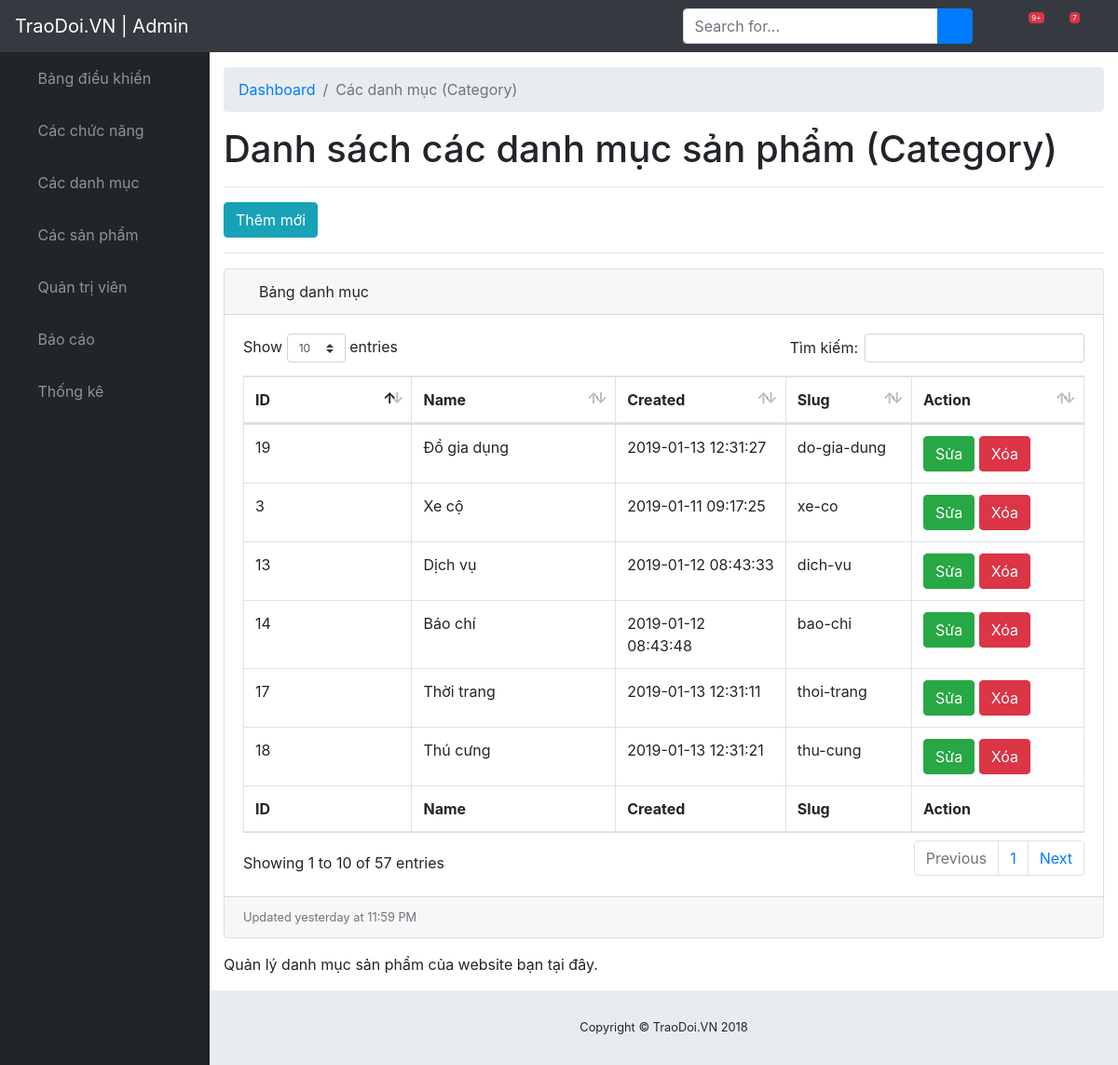
The app's page /traodoi.vn/admin/modules/category/index.php, older data.
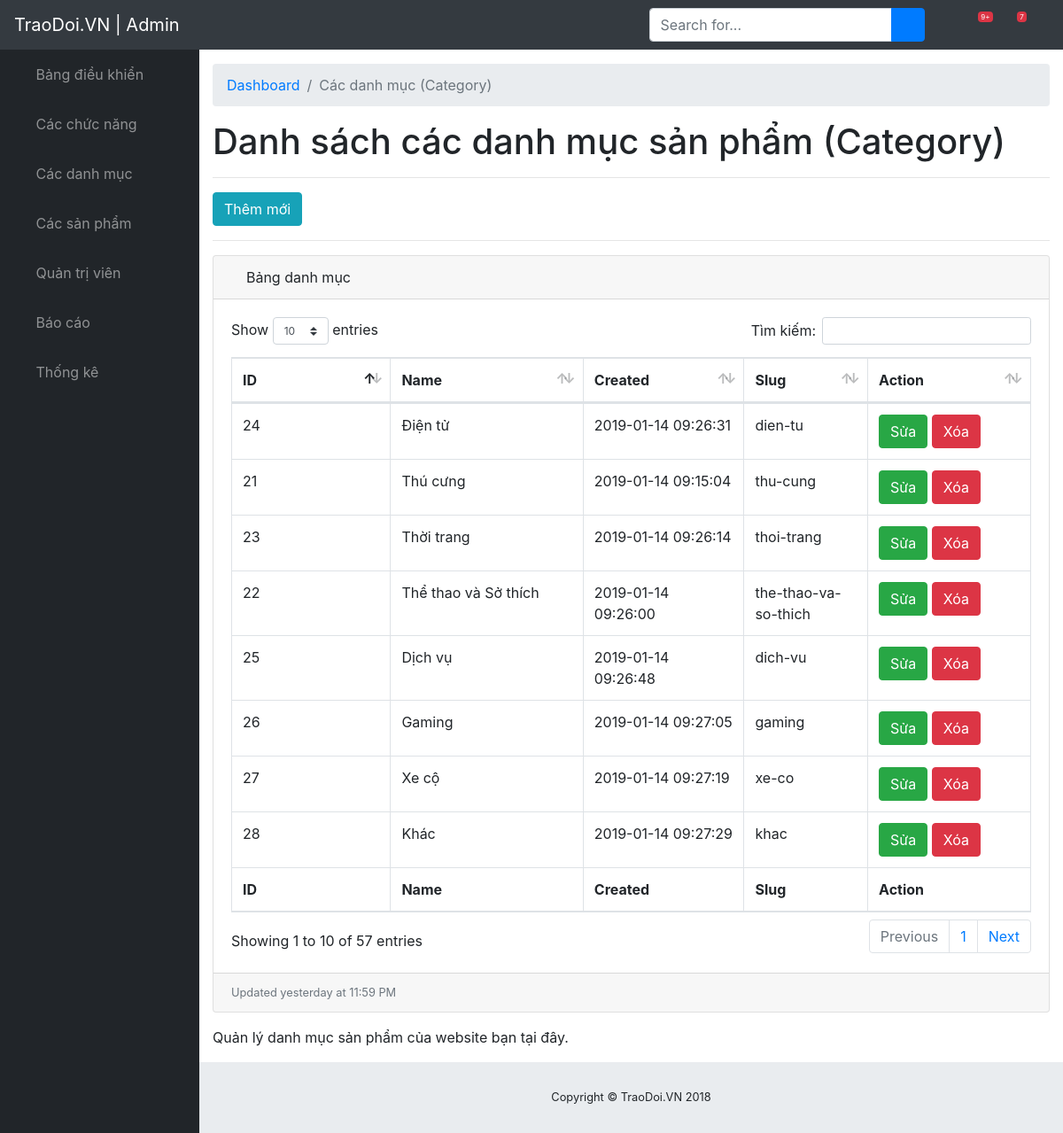
The same page, newer data.
### tables this page shows
CREATE TABLE IF NOT EXISTS `category` (
  `id` int(11) NOT NULL AUTO_INCREMENT,
  `name` varchar(50) DEFAULT NULL,
  `slug` varchar(50) DEFAULT NULL,
  `icon` varchar(250) DEFAULT NULL,
  `home` tinyint(4) DEFAULT '0',
  `status` tinyint(4) DEFAULT '1',
  `created_at` timestamp NOT NULL DEFAULT CURRENT_TIMESTAMP,
  `updated_at` timestamp NOT NULL DEFAULT CURRENT_TIMESTAMP ON UPDATE CURRENT_TIMESTAMP,
  PRIMARY KEY (`id`)
);

### traodoi.vn/libraries/database.php (called while the page is built, shortened)
<?php
    class Database
    {
        public $link;
        public function __construct()
        {
            $this->link = mysqli_connect("localhost","root","","traodoivn") or die ();
            mysqli_set_charset($this->link,"utf8");
        }
        public function countTable($table)
        {
            $sql = "SELECT id FROM  {$table}";
            $result = mysqli_query($this->link, $sql) or die("Lỗi Truy Vấn countTable----" .mysqli_error($this->link));
            $num = mysqli_num_rows($result);
            return $num;
        }
         public function fetchAll($table)
        {
            $sql = "SELECT * FROM {$table} WHERE 1" ;
            $result = mysqli_query($this->link,$sql) or die("Lỗi Truy Vấn fetchAll " .mysqli_error($this->link));
            $data = [];
            if( $result)
            {
                while ($num = mysqli_fetch_assoc($result))
                {
                    $data[] = $num;
                }
            }
            return $data;
        }
         public  function fetchJone($table,$sql ,$page = 0,$row ,$pagi = false )
        {
            $data = [];
            if ($pagi == true )
            {
                $total = $this->countTable($table);
                $sotrang = ceil($total / $row);
                $start = ($page - 1 ) * $row ;
                $sql .= " LIMIT $start,$row";
                $data = [ "page" => $sotrang];
                $result = mysqli_query($this->link,$sql) or die("Lỗi truy vấn fetchJone ---- " .mysqli_error($this->link));
            }
            else
            {
                $result = mysqli_query($this->link,$sql) or die("Lỗi truy vấn fetchJone ---- " .mysqli_error($this->link));
            }
            if( $result)
            {
                while ($num = mysqli_fetch_assoc($result))
                {
                    $data[] = $num;
                }
            }
            return $data;
        }
    }
?>

### traodoi.vn/admin/autoload/autoload.php (called while the page is built, shortened)
<?php
	require_once __DIR__. "/../../libraries/database.php";
    $db = new database;
 ?>

### traodoi.vn/admin/modules/category/index.php (the view, shortened to what the rows shown need)
<?php
    require_once __DIR__. "/../../autoload/autoload.php";
    if (isset($_GET['page']))
    {
        $p = $_GET['page'];
    }
    else
    {
        $p = 1;
    }
    $category = $db->fetchAll("category");
    $sql = "SELECT category.* from category";
    $category = $db->fetchJone("category",$sql,$p,10,true);
    if(isset($category['page']))
    {
        unset($category['page']);
    }
 ?>
<?php require_once __DIR__. "/../../layouts/header.php"; ?>
                     <div id="content-wrapper">
                        <div class="container-fluid">
                            <h1>Danh sách các danh mục sản phẩm (Category)</h1>
                                <div class="card mb-3">
    <div class="card-body">
        <div class="table-responsive">
            <div id="dataTable_wrapper" class="dataTables_wrapper dt-bootstrap4">
                <div class="row">
                    <div class="col-sm-12">
                        <table class="table table-bordered dataTable" id="dataTable" width="100%" cellspacing="0" role="grid" aria-describedby="dataTable_info" style="width: 100%;">
                            <thead>
                                <tr role="row">
                                    <th class="sorting_asc" tabindex="0" aria-controls="dataTable" rowspan="1" colspan="1" aria-sort="ascending" aria-label="Name: activate to sort column descending" style="width: 61px;">ID</th>
                                    <th class="sorting" tabindex="0" aria-controls="dataTable" rowspan="1" colspan="1" aria-label="Position: activate to sort column ascending" style="width: 83px;">Name</th>
                                    <th class="sorting" tabindex="0" aria-controls="dataTable" rowspan="1" colspan="1" aria-label="Office: activate to sort column ascending" style="width: 49px;">Created</th>
                                    <th class="sorting" tabindex="0" aria-controls="dataTable" rowspan="1" colspan="1" aria-label="Age: activate to sort column ascending" style="width: 30px;">Slug</th>
                                    <th class="sorting" tabindex="0" aria-controls="dataTable" rowspan="1" colspan="1" aria-label="Start date: activate to sort column ascending" style="width: 64px;">Action</th>
                                </tr>
                            </thead>
                            <tfoot>
                                <tr>
                                    <th rowspan="1" colspan="1">ID</th>
                                    <th rowspan="1" colspan="1">Name</th>
                                    <th rowspan="1" colspan="1">Created</th>
                                    <th rowspan="1" colspan="1">Slug</th>
                                    <th rowspan="1" colspan="1">Action</th>
                                </tr>
                            </tfoot>
                            <tbody>
                                <?php foreach ($category as $item): ?>
                                <tr role="row" class="odd">
                                    <td class="sorting_1"><?php echo $item['id']  ?></td>
                                    <td><?php echo $item['name']  ?></td>
                                    <td><?php echo $item['created_at']  ?></td>
                                    <td><?php echo $item['slug']  ?></td>
                                    <td>
                                        <a class="btn btn-xs btn-success" href="edit.php?id=<?php echo $item['id'] ?>">Sửa</a>
                                        <a class="btn btn-xs btn-danger" href="delete.php?id=<?php echo $item['id'] ?>">Xóa</a>
                                    </td>
                                </tr>
                                <?php endforeach ?>
                            </tbody>
                        </table>
                    </div>
                </div>
            </div>
        </div>
    </div>
                                </div>
                        </div>
<?php require_once __DIR__. "/../../layouts/footer.php"; ?>

Row changes from the older to the newer data that the page shows:
removed category: id "19", name "Đồ gia dụng", created_at "2019-01-13 12:31:27", slug "do-gia-dung"
removed category: id "3", name "Xe cộ", created_at "2019-01-11 09:17:25", slug "xe-co"
removed category: id "13", name "Dịch vụ", created_at "2019-01-12 08:43:33", slug "dich-vu"
removed category: id "14", name "Báo chí", created_at "2019-01-12 08:43:48", slug "bao-chi"
removed category: id "17", name "Thời trang", created_at "2019-01-13 12:31:11", slug "thoi-trang"
removed category: id "18", name "Thú cưng", created_at "2019-01-13 12:31:21", slug "thu-cung"
added category: id "24", name "Điện tử", created_at "2019-01-14 09:26:31", slug "dien-tu"
added category: id "21", name "Thú cưng", created_at "2019-01-14 09:15:04", slug "thu-cung"
added category: id "23", name "Thời trang", created_at "2019-01-14 09:26:14", slug "thoi-trang"
added category: id "22", name "Thể thao và Sở thích", created_at "2019-01-14 09:26:00", slug "the-thao-va-so-thich"
added category: id "25", name "Dịch vụ", created_at "2019-01-14 09:26:48", slug "dich-vu"
added category: id "26", name "Gaming", created_at "2019-01-14 09:27:05", slug "gaming"
added category: id "27", name "Xe cộ", created_at "2019-01-14 09:27:19", slug "xe-co"
added category: id "28", name "Khác", created_at "2019-01-14 09:27:29", slug "khac"
